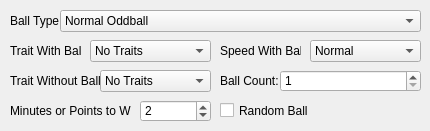
      <widget class="QWidget" name="page_3">
       <widget class="QLabel" name="label_37">
        <property name="geometry">
         <rect>
          <x>10</x>
          <y>10</y>
          <width>51</width>
          <height>21</height>
         </rect>
        </property>
        <property name="text">
         <string>Ball Type:</string>
        </property>
       </widget>
       <widget class="QComboBox" name="a_oddball_ball_type">
        <property name="geometry">
         <rect>
          <x>60</x>
          <y>10</y>
          <width>361</width>
          <height>22</height>
         </rect>
        </property>
        <item>
         <property name="text">
          <string>Normal Oddball</string>
         </property>
        </item>
        <item>
         <property name="text">
          <string>Reverse Tag</string>
         </property>
        </item>
        <item>
         <property name="text">
          <string>Juggernaut</string>
         </property>
        </item>
       </widget>
       <widget class="QLabel" name="label_38">
        <property name="geometry">
         <rect>
          <x>10</x>
          <y>40</y>
          <width>71</width>
          <height>21</height>
         </rect>
        </property>
        <property name="text">
         <string>Trait With Ball:</string>
        </property>
       </widget>
       <widget class="QComboBox" name="a_oddball_trait_with_ball">
        <property name="geometry">
         <rect>
          <x>90</x>
          <y>40</y>
          <width>121</width>
          <height>22</height>
         </rect>
        </property>
        <item>
         <property name="text">
          <string>No Traits</string>
         </property>
        </item>
        <item>
         <property name="text">
          <string>Invisible</string>
         </property>
        </item>
        <item>
         <property name="text">
          <string>Extra Damage</string>
         </property>
        </item>
        <item>
         <property name="text">
          <string>Resist Damage</string>
         </property>
        </item>
       </widget>
       <widget class="QComboBox" name="a_oddball_speed_with_ball">
        <property name="geometry">
         <rect>
          <x>310</x>
          <y>40</y>
          <width>111</width>
          <height>22</height>
         </rect>
        </property>
        <property name="currentIndex">
         <number>1</number>
        </property>
        <item>
         <property name="text">
          <string>Slow</string>
         </property>
        </item>
        <item>
         <property name="text">
          <string>Normal</string>
         </property>
        </item>
        <item>
         <property name="text">
          <string>Fast</string>
         </property>
        </item>
       </widget>
       <widget class="QLabel" name="label_39">
        <property name="geometry">
         <rect>
          <x>220</x>
          <y>40</y>
          <width>81</width>
          <height>21</height>
         </rect>
        </property>
        <property name="text">
         <string>Speed With Ball:</string>
        </property>
       </widget>
       <widget class="QComboBox" name="a_oddball_trait_without_ball">
        <property name="geometry">
         <rect>
          <x>100</x>
          <y>70</y>
          <width>111</width>
          <height>22</height>
         </rect>
        </property>
        <item>
         <property name="text">
          <string>No Traits</string>
         </property>
        </item>
        <item>
         <property name="text">
          <string>Invisible</string>
         </property>
        </item>
        <item>
         <property name="text">
          <string>Extra Damage</string>
         </property>
        </item>
        <item>
         <property name="text">
          <string>Resist Damage</string>
         </property>
        </item>
       </widget>
       <widget class="QLabel" name="label_40">
        <property name="geometry">
         <rect>
          <x>10</x>
          <y>70</y>
          <width>91</width>
          <height>21</height>
         </rect>
        </property>
        <property name="text">
         <string>Trait Without Ball:</string>
        </property>
       </widget>
       <widget class="QLabel" name="label_41">
        <property name="geometry">
         <rect>
          <x>220</x>
          <y>70</y>
          <width>61</width>
          <height>21</height>
         </rect>
        </property>
        <property name="text">
         <string>Ball Count:</string>
        </property>
       </widget>
       <widget class="QSpinBox" name="a_oddball_ball_count">
        <property name="geometry">
         <rect>
          <x>280</x>
          <y>70</y>
          <width>141</width>
          <height>22</height>
         </rect>
        </property>
        <property name="minimum">
         <number>1</number>
        </property>
        <property name="maximum">
         <number>16</number>
        </property>
       </widget>
       <widget class="QLabel" name="label_42">
        <property name="geometry">
         <rect>
          <x>10</x>
          <y>100</y>
          <width>121</width>
          <height>21</height>
         </rect>
        </property>
        <property name="text">
         <string>Minutes or Points to Win:</string>
        </property>
       </widget>
       <widget class="QSpinBox" name="a_oddball_max_points">
        <property name="geometry">
         <rect>
          <x>140</x>
          <y>100</y>
          <width>71</width>
          <height>22</height>
         </rect>
        </property>
        <property name="minimum">
         <number>1</number>
        </property>
        <property name="maximum">
         <number>32767</number>
        </property>
        <property name="value">
         <number>2</number>
        </property>
       </widget>
       <widget class="QCheckBox" name="a_oddball_random_ball">
        <property name="geometry">
         <rect>
          <x>220</x>
          <y>100</y>
          <width>101</width>
          <height>21</height>
         </rect>
        </property>
        <property name="text">
         <string>Random Ball</string>
        </property>
       </widget>
      </widget>
